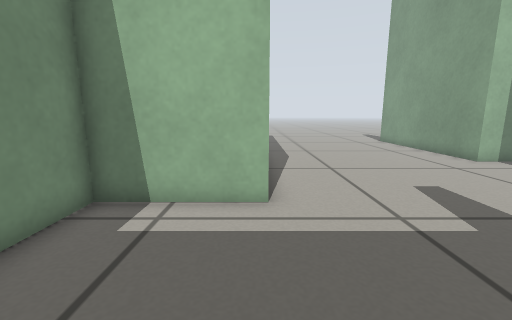
view 1 (above)

12 first-person views from a walk through a world built for the Gazebo simulator. The camera is 0.42 m above the floor, tilts 10° down and sees 90° across. The floor is counted in squares, 0.2 m on a side. Each view is taken from the middle of a square. On the plan, view 1 faces up. The plan holds only what a view shows up to about 16 squares ahead; the rest is blank. The robots in the file are not drawn.

view 2
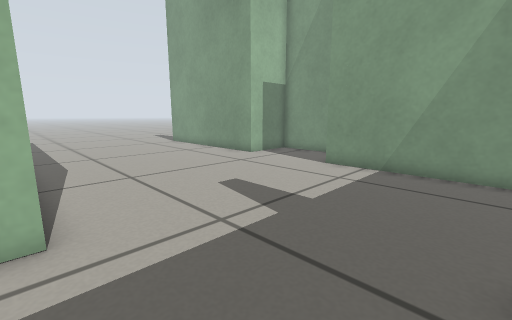

view 3
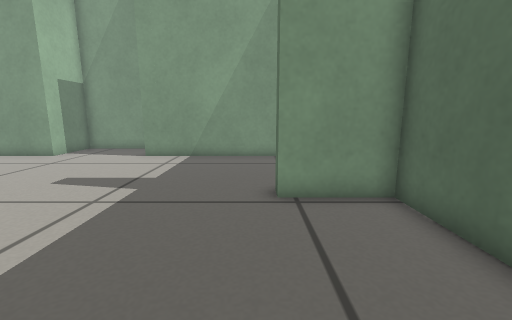

view 4
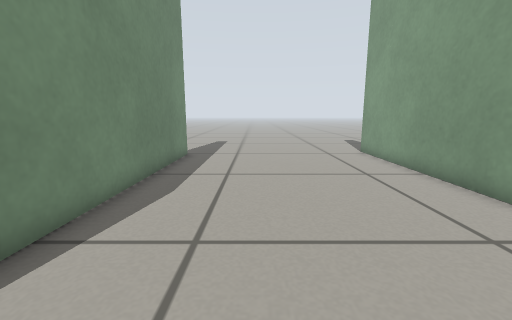

view 5
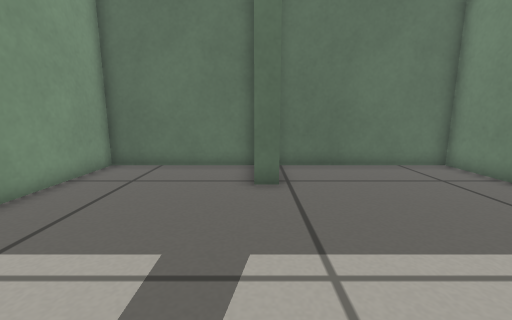

view 6
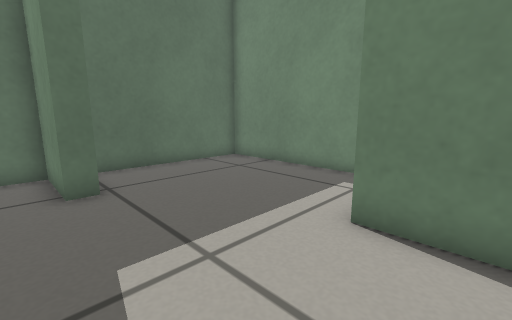

view 7
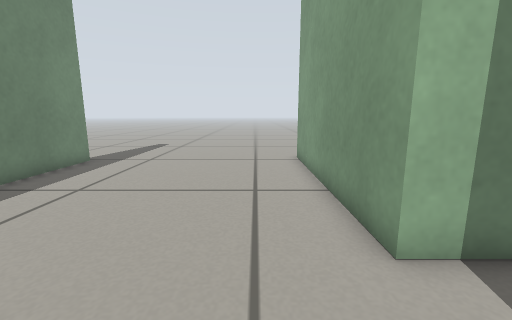

view 8
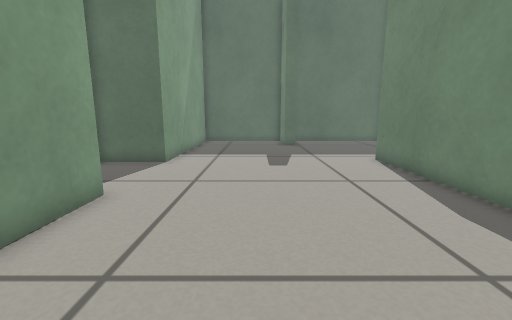

view 9
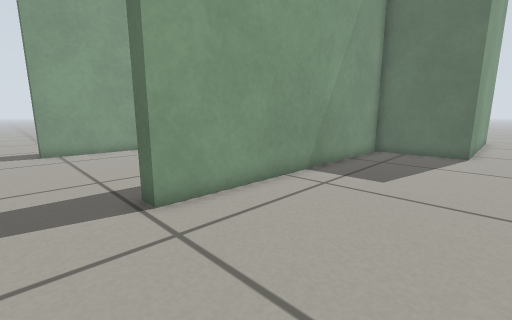

view 10
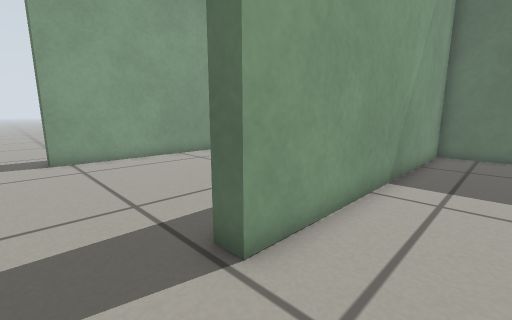

view 11
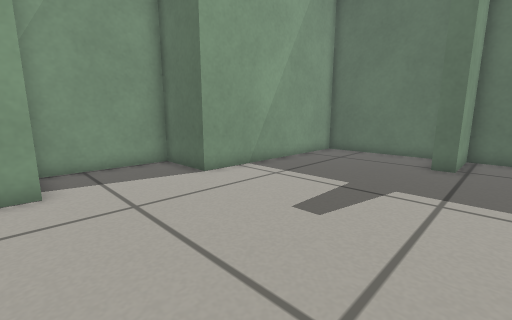

view 12
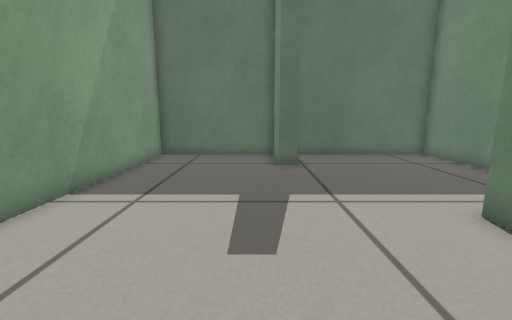

### Floor plan
Points are (right, up) in squares from view 1. A wall is a line through its corners. A room is listed if a view was taken in it or the views show most of it. See-through windows are left out.
Room 1 (views 1, 2, 3, 4, 5, 6, 7, 8, 11, 12)
walls: (-0.5, 19.7) (0.3, 19.7) (0.3, 5.9) (-4, 5.9) (-4, -2.6) (3.3, -2.6) (3.3, 0.5) (4, 0.5) (4, -2.6) (10, -2.6) (10, 6.7) (13, 6.7) (13, 11.4) (10, 11.4) (10, 20.7)
ways out: opening at (0, 21) to room 2; opening at (10.5, 21.5)
Room 2 (views 9, 10)
walls: (-4.7, 0.2) (-4.7, 6.7) (-0.5, 6.7) (-0.5, 19.7)
ways out: opening at (0, 21) to room 1

Positions as (right, up) in squares from view 1, and headings:
1: (0, 0), facing up
2: (0, 1), facing up-right
3: (-3, 1), facing right
4: (4, 6), facing up
5: (4, 8), facing down
6: (5, 8), facing down-left
7: (8, 8), facing up
8: (6, 18), facing down
9: (-6, 22), facing down-right
10: (-3, 22), facing down-right
11: (2, 12), facing down-right
12: (5, 11), facing down
